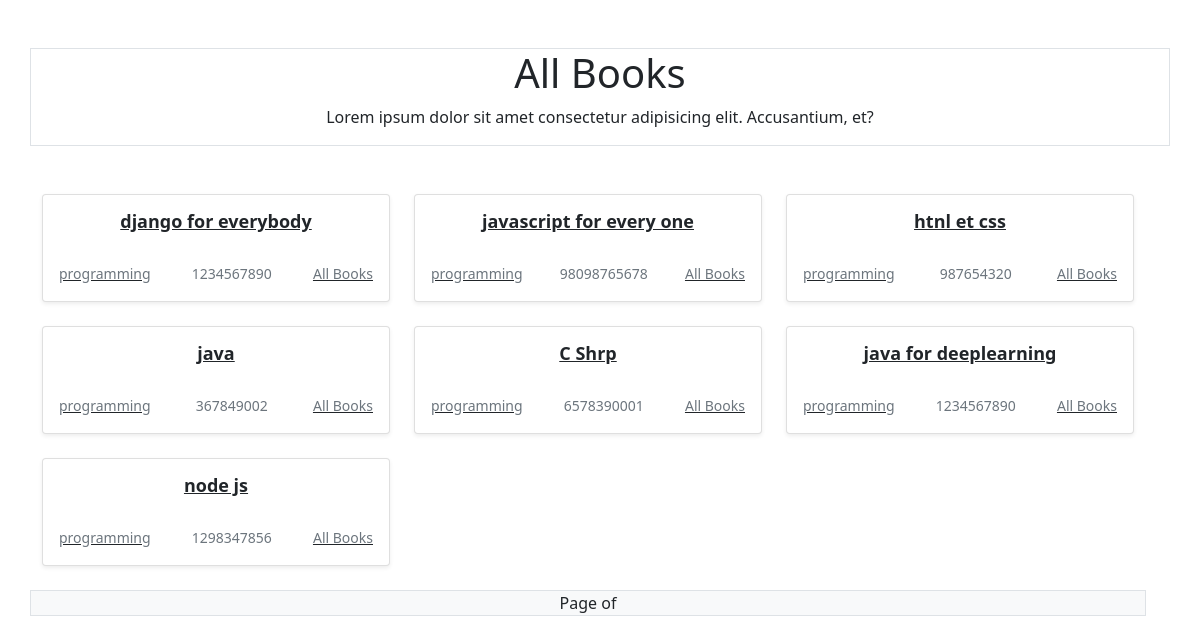
Page /books/g/programming/ on the committed database.
### books/models.py (models this page shows, shortened)
class Book(models.Model):
    title = models.CharField(max_length=100)
    slug = models.SlugField(null=True)
    genre = models.CharField(max_length=100)
    author = models.CharField(max_length=100)
    isbn = models.IntegerField()
    count = models.IntegerField(null=True,default=0)

### books/views.py (the view)
# urls.py: path('g/<str:genre>/', GenreView.as_view(), name='genre'),
class GenreView(ListView):
    model = Book
    template_name = "books/home.html"
    context_object_name = 'books'
    def get_queryset(self,*args, **kwargs):
        return Book.objects.filter(genre__icontains=self.kwargs.get('genre'))

### templates/books/home.html (shortened to what this page needs)
{% extends '../base.html' %}
{% block content %}
        <div class="row text-center my-5 border">
            <h1>All Books</h1>
            <p>Lorem ipsum dolor sit amet consectetur adipisicing elit. Accusantium, et?</p>
        </div>
        <div class="row text-center my-5">
            <div class="row">
                {% for book in books %}
                <div class="col-md-4 ">
                        <div class="card mb-4 box-shadow shadow-sm">
                            <div class="card-body">
                                <a href="{% url 'books:book-detail' slug=book.slug %}" class="text-dark">
                                <h2 style="font-size: 18px;font-weight:bold;min-height:42px;">{{book.title|truncatechars:50}}</h2>
                                </a>
                                <div class="d-flex justify-content-between align-items-center">
                                    <a href="{% url 'books:genre' genre=book.genre %}" class="text-dark">
                                        <small class="text-muted">{{book.genre}}</small>
                                    </a>
                                    <small class="text-muted">{{book.isbn}}</small>
                                    <a href="{% url 'books:index' %}" class="text-dark">
                                        <small class="text-muted">All Books</small>
                                    </a>
                                </div>
                            </div>
                        </div>
                  </div>
                {% endfor %}
        </div>
        <div class="row">
            <div class="col-12  bg-light border">
                <span class="step-links">
                    <span class="current">
                        Page {{page_obj.number}} of {{page_obj.paginator.num_pages}}
                    </span>
                </span>
            </div>
        </div>
    {% endblock content %}

### templates/base.html (shortened to what this page needs)
<!doctype html>
<html lang="en">
  <head>
    <link href="https://cdn.jsdelivr.net/npm/bootstrap@5.0.2/dist/css/bootstrap.min.css" rel="stylesheet">
  </head>
  <body>
    <div class="container text-center">
        {% block content %}
        {% endblock content %}
    </div>
  </body>
</html>

### rows in the picture
Book: title "django for everybody", genre "programming", isbn "1234567890"
Book: title "javascript for every one", genre "programming", isbn "98098765678"
Book: title "htnl et css", genre "programming", isbn "987654320"
Book: title "java", genre "programming", isbn "367849002"
Book: title "C Shrp", genre "programming", isbn "6578390001"
Book: title "java for deeplearning", genre "programming", isbn "1234567890"
Book: title "node js", genre "programming", isbn "1298347856"
